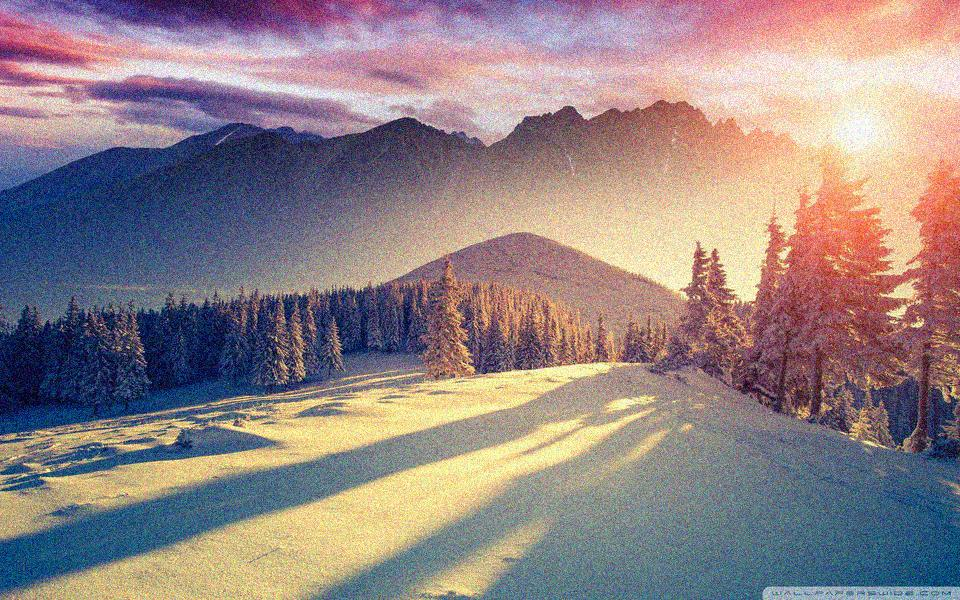

Source code (Python):
import numpy as np
import cv2
from numpy import shape
import random
from matplotlib import pyplot as plt
from random import randint

from PIL import Image
img = Image.open('fengjing.jpg').convert("RGB")

def gauss_noise(image):
    image = np.array(image)
    image = np.array(image/255, dtype=float)
    var = random.uniform(0.001,0.01)
    noise = np.random.normal(0, var ** 0.5, image.shape)
    out = image + noise
    out = np.clip(out, 0, 1.0)
    out = np.uint8(out*255)
    out = Image.fromarray(out, mode='RGB')
    return out

a = gauss_noise(img)
a.save('./gauss2.jpg')
plt.imshow(a)
plt.show()
